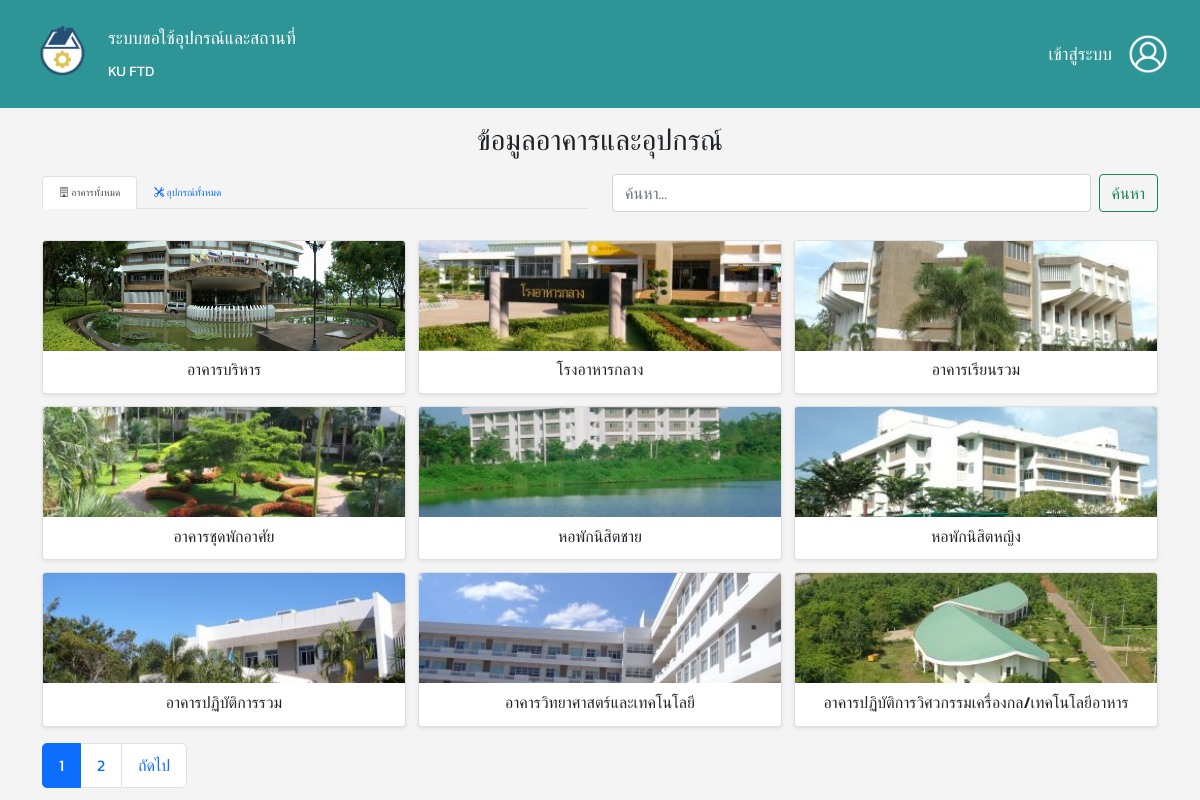
Page /alternative_ver.php on the committed database.
### tables this page shows
CREATE TABLE `buildings` (
  `building_id` varchar(2) NOT NULL,
  `building_name` varchar(255) NOT NULL,
  `building_pic` varchar(255) NOT NULL
);

### alternative_ver.php (the view, shortened to what this page needs)
<?php
include 'database/database.php';
$items_per_page = 9;
$current_page = isset($_GET['page']) ? (int)$_GET['page'] : 1;
$offset = ($current_page - 1) * $items_per_page;
$search_query = isset($_GET['search']) ? trim($_GET['search']) : '';
$search_param = '%' . $search_query . '%';
$mode = isset($_GET['mode']) ? $_GET['mode'] : 'buildings';
$data = [];
$total_items = 0;
$detail_item = null;
try {
    if ($mode == 'buildings') {
        $sql_count = "SELECT COUNT(*) FROM buildings WHERE building_name LIKE ?";
        $stmt_count = $conn->prepare($sql_count);
        $stmt_count->bind_param("s", $search_param);
        $stmt_count->execute();
        $stmt_count->bind_result($total_items);
        $sql_data = "SELECT building_id, building_name, building_pic FROM buildings WHERE building_name LIKE ? ORDER BY building_id ASC LIMIT ? OFFSET ?";
        $stmt_data = $conn->prepare($sql_data);
        $stmt_data->bind_param("sii", $search_param, $items_per_page, $offset);
        $stmt_data->execute();
        $result_data = $stmt_data->get_result();
        while ($row = $result_data->fetch_assoc()) {
            $data[] = $row;
        }
    }
} catch (Exception $e) {
    error_log("Database Error: " . $e->getMessage());
}
$total_pages = ceil($total_items / $items_per_page);
?>
<!DOCTYPE html>
<html lang="th">
<head>
    <link href="https://cdn.jsdelivr.net/npm/bootstrap@5.0.2/dist/css/bootstrap.min.css" rel="stylesheet">
    <link rel="stylesheet" href="https://cdn.jsdelivr.net/npm/bootstrap-icons@1.11.3/font/bootstrap-icons.min.css">
    <link href="style.css" rel="stylesheet">
</head>
<body>
    <nav class="navbar navbar-dark navigator">
        <div class="container-fluid">
            <div class="d-flex align-items-center gap-3">
                <img src="./images/logo.png" class="img-fluid logo" alt="Logo">
                <div class="d-flex flex-column">
                    <span class="navbar-brand mb-0 fs-5 fs-md-4">ระบบขอใช้อุปกรณ์และสถานที่</span>
                    <span class="navbar-brand mb-0 fs-6 fs-md-5">KU FTD</span>
                </div>
            </div>
            <div class="d-flex align-items-center ms-auto">
                <a class="navbar-brand mb-0 fs-5 fs-md-4" href="login-page.php">เข้าสู่ระบบ</a>
                <a href="login-page.php">
                    <img src="./images/user_button.png" class="img-fluid logo" style="width:40px; height:40px; object-fit:cover;" alt="User Button">
                </a>
            </div>
        </div>
    </nav>
    <div class="container mt-0">
        <h1 class="mb-3 text-center">ข้อมูลอาคารและอุปกรณ์</h1>
        <div class="row mb-3 align-items-center">
            <div class="col-md-6">
                <ul class="nav nav-tabs">
                    <li class="nav-item">
                        <a class="nav-link <?php echo ($mode == 'buildings' || $mode == 'building_detail' || $mode == 'facility_detail') ? 'active' : ''; ?>" aria-current="page" href="?mode=buildings">
                            <i class="bi bi-building"></i> อาคารทั้งหมด
                        </a>
                    </li>
                    <li class="nav-item">
                        <a class="nav-link <?php echo ($mode == 'equipment' || $mode == 'equip_detail') ? 'active' : ''; ?>" href="?mode=equipment">
                            <i class="bi bi-tools"></i> อุปกรณ์ทั้งหมด
                        </a>
                    </li>
                </ul>
            </div>
            <div class="col-md-6">
                <form class="d-flex" action="" method="GET">
                    <input class="form-control me-2" type="search" placeholder="ค้นหา..." aria-label="Search" name="search" value="<?php echo htmlspecialchars($search_query); ?>">
                    <button class="btn btn-outline-success" type="submit">ค้นหา</button>
                </form>
            </div>
        </div>
        <?php
        if ($mode == 'facility_detail' && $detail_item):
            $back_link = '?mode=building_detail&building_id=' . htmlspecialchars($detail_item['building_id']);
        ?>
            <div class="card p-3 my-3">
                <h2 class="card-title mb-3">รายละเอียดสถานที่: <?php echo htmlspecialchars($detail_item['facility_name']); ?></h2>
                <div class="row">
                    <div class="col-12 col-md-4 text-center">
                        <?php if ($detail_item['facility_pic'] && file_exists($detail_item['facility_pic'])): ?>
                            <img src="<?php echo htmlspecialchars($detail_item['facility_pic']); ?>" class="detail-img img-fluid" alt="Facility Picture">
                        <?php else: ?>
                            <img src="./images/placeholder.png" class="detail-img img-fluid" alt="No Image">
                        <?php endif; ?>
                    </div>
                    <div class="col-12 col-md-8">
                        <p class="mb-1"><strong>ชื่อสถานที่:</strong> <?php echo htmlspecialchars($detail_item['facility_name']); ?></p>
                        <p class="mb-1"><strong>รายละเอียด:</strong> <?php echo nl2br(htmlspecialchars($detail_item['facility_des'])); ?></p>
                        <p class="mb-1"><strong>อาคาร:</strong> <?php echo htmlspecialchars($detail_item['building_id']); ?></p>
                        <p class="mb-1"><strong>ชื่ออาคาร:</strong> <?php echo htmlspecialchars($detail_item['building_name']); ?></p>
                    </div>
                </div>
                <div class="d-flex justify-content-start mt-3">
                    <a href="<?php echo htmlspecialchars($back_link); ?>" class="btn btn-secondary">ย้อนกลับ</a>
                </div>
            </div>
        <?php
        else:
            if (empty($data)):
        ?>
                <div class="alert alert-info text-center mt-4">
                    <?php if (!empty($search_query)): ?>
                        ไม่พบข้อมูลที่คุณค้นหา "<?php echo htmlspecialchars($search_query); ?>"
                    <?php else: ?>
                        <?php if ($mode == 'buildings'): ?>
                            ยังไม่มีข้อมูลอาคารในระบบ
                        <?php elseif ($mode == 'equipment'): ?>
                            ยังไม่มีข้อมูลอุปกรณ์ในระบบ
                        <?php elseif ($mode == 'building_detail' && $detail_item): ?>
                            ยังไม่มีข้อมูลสถานที่ในอาคาร "<?php echo htmlspecialchars($detail_item['building_name']); ?>"
                        <?php endif; ?>
                    <?php endif; ?>
                </div>
        <?php
            else:
        ?>
                <div class="row row-cols-1 row-cols-sm-2 row-cols-md-2 row-cols-lg-3 g-2 mt-0">
                    <?php foreach ($data as $item): ?>
                        <div class="col">
                            <div class="card h-100 shadow-sm">
                                <?php
                                $img_src = './images/placeholder.png';
                                $item_name = '';
                                $link_href = '#';
                                if ($mode == 'buildings') {
                                    $img_src = ($item['building_pic'] && file_exists($item['building_pic'])) ? htmlspecialchars($item['building_pic']) : $img_src;
                                    $item_name = htmlspecialchars($item['building_name']);
                                    $link_href = '?mode=building_detail&building_id=' . htmlspecialchars($item['building_id']);
                                } elseif ($mode == 'equipment') {
                                    $img_src = ($item['equip_pic'] && file_exists($item['equip_pic'])) ? htmlspecialchars($item['equip_pic']) : $img_src;
                                    $item_name = htmlspecialchars($item['equip_name']);
                                    $link_href = '?mode=equip_detail&equip_id=' . htmlspecialchars($item['equip_id']);
                                } elseif ($mode == 'building_detail') {
                                    $img_src = ($item['facility_pic'] && file_exists($item['facility_pic'])) ? htmlspecialchars($item['facility_pic']) : $img_src;
                                    $item_name = htmlspecialchars($item['facility_name']);
                                    $link_href = '?mode=facility_detail&facility_id=' . htmlspecialchars($item['facility_id']);
                                }
                                ?>
                                <a href="<?php echo $link_href; ?>" class="card-img-link">
                                    <img src="<?php echo $img_src; ?>" class="card-img-top" alt="<?php echo $item_name; ?>">
                                </a>
                                <div class="card-body d-flex flex-column">
                                    <h5 class="card-title text-center"><?php echo $item_name; ?></h5>
                                </div>
                            </div>
                        </div>
                    <?php endforeach; ?>
                </div>
                <nav aria-label="Page navigation" class="pagination-container mt-2 mb-0">
                    <ul class="pagination pagination-lg">
                        <?php for ($i = 1; $i <= $total_pages; $i++): ?>
                            <li class="page-item <?php echo ($i == $current_page) ? 'active' : ''; ?>">
                                <a class="page-link" href="?mode=<?php echo htmlspecialchars($mode); ?>&page=<?php echo $i; ?><?php echo !empty($search_query) ? '&search=' . htmlspecialchars($search_query) : ''; ?><?php echo ($mode == 'building_detail' && isset($_GET['building_id'])) ? '&building_id=' . htmlspecialchars($_GET['building_id']) : ''; ?>">
                                    <?php echo $i; ?>
                                </a>
                            </li>
                        <?php endfor; ?>
                        <?php if ($current_page < $total_pages): ?>
                            <li class="page-item">
                                <a class="page-link" href="?mode=<?php echo htmlspecialchars($mode); ?>&page=<?php echo $current_page + 1; ?><?php echo !empty($search_query) ? '&search=' . htmlspecialchars($search_query) : ''; ?><?php echo ($mode == 'building_detail' && isset($_GET['building_id'])) ? '&building_id=' . htmlspecialchars($_GET['building_id']) : ''; ?>">ถัดไป</a>
                            </li>
                        <?php endif; ?>
                    </ul>
                </nav>
        <?php
            endif;
        endif;
        ?>
    </div>
</body>
</html>

### style.css (style rules this page uses)
body { font-size: 10px; font-family: "Kanit", sans-serif; font-style: normal; font-weight: 400; }
.navigator { background-color: #2D9596; flex-shrink: 0; padding: 20px; }
.logo { width: 80px; height: auto; }
html, body { height: 100%; margin: 0; padding: 0; overflow: hidden; display: flex; flex-direction: column; background-color: #f4f4f4; }
.navigator .navbar-brand.fs-5 { font-size: 1.1rem !important; }
.navigator .navbar-brand.fs-6 { font-size: 0.9rem !important; }
.navigator .logo { width: 60px; height: 60px; object-fit: cover; }
.navigator .navbar-brand { color: white; }
.navigator .img-fluid.logo[style*="width:40px"] { width: 40px !important; height: 40px !important; }
.container { flex-grow: 1; overflow-y: auto; padding-top: 15px; padding-bottom: 15px; }
.card-title { font-size: 1.0rem; margin-bottom: 0.25rem; white-space: nowrap; overflow: hidden; text-overflow: ellipsis; }
.card-img-top { width: 100%; height: 110px; object-fit: cover; }
.card-body { padding: 0.6rem; }
.pagination .page-link { padding: 0.6rem 1.0rem; font-size: 1.0rem; }
.pagination-container { margin-top: 1rem !important; }
.row.g-2 { --bs-gutter-x: 0.75rem; --bs-gutter-y: 0.75rem; }
h1 { margin-bottom: 0.75rem !important; font-size: 1.8rem; }
.card .card-img-link { display: block; text-decoration: none; cursor: pointer; transition: transform 0.2s ease-in-out; }

### rows in the picture
buildings: building_pic (picture), building_name "อาคารบริหาร"
buildings: building_pic (picture), building_name "โรงอาหารกลาง"
buildings: building_pic (picture), building_name "อาคารเรียนรวม"
buildings: building_pic (picture), building_name "อาคารชุดพักอาศัย"
buildings: building_pic (picture), building_name "หอพักนิสิตชาย"
buildings: building_pic (picture), building_name "หอพักนิสิตหญิง"
buildings: building_pic (picture), building_name "อาคารปฏิบัติการรวม"
buildings: building_pic (picture), building_name "อาคารวิทยาศาสตร์และเทคโนโลยี"
buildings: building_pic (picture), building_name "อาคารปฏิบัติการวิศวกรรมเครื่องกล/เทคโนโลยีอาหาร"
